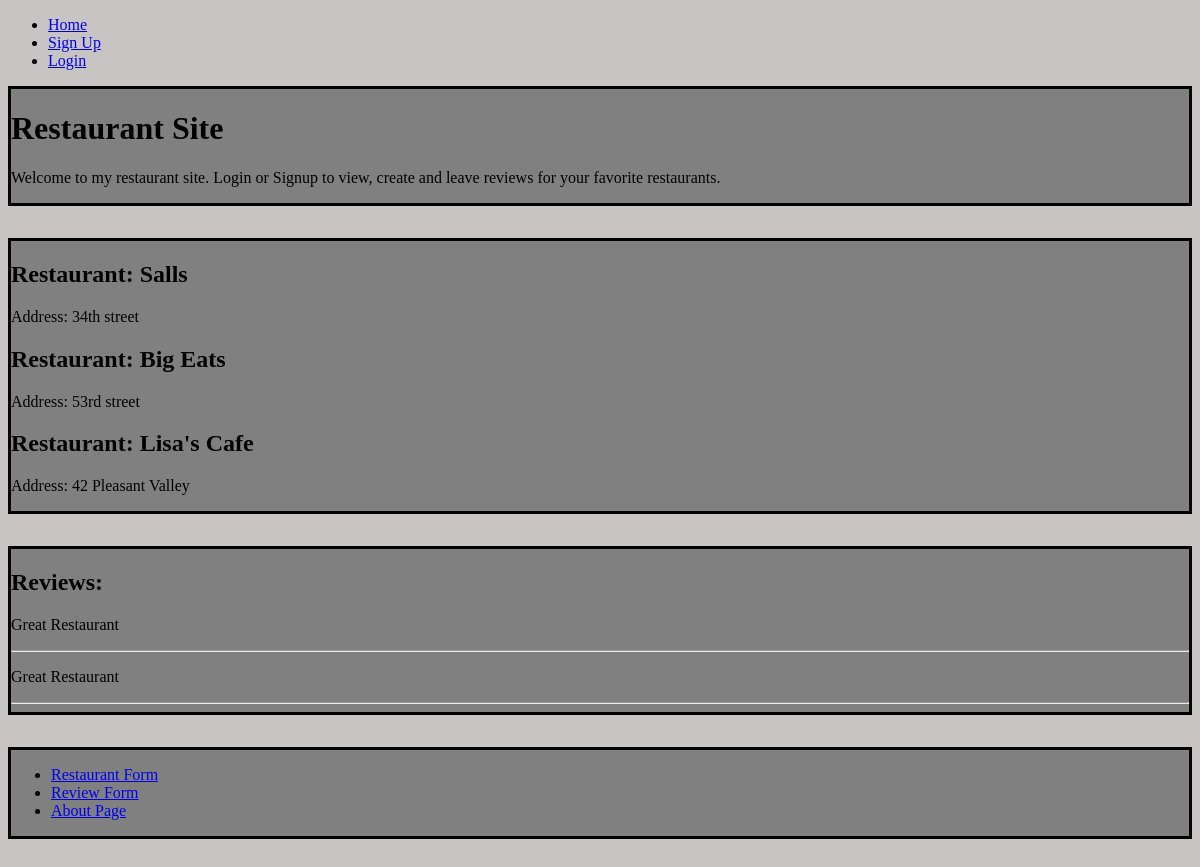
The app's page /, older data.
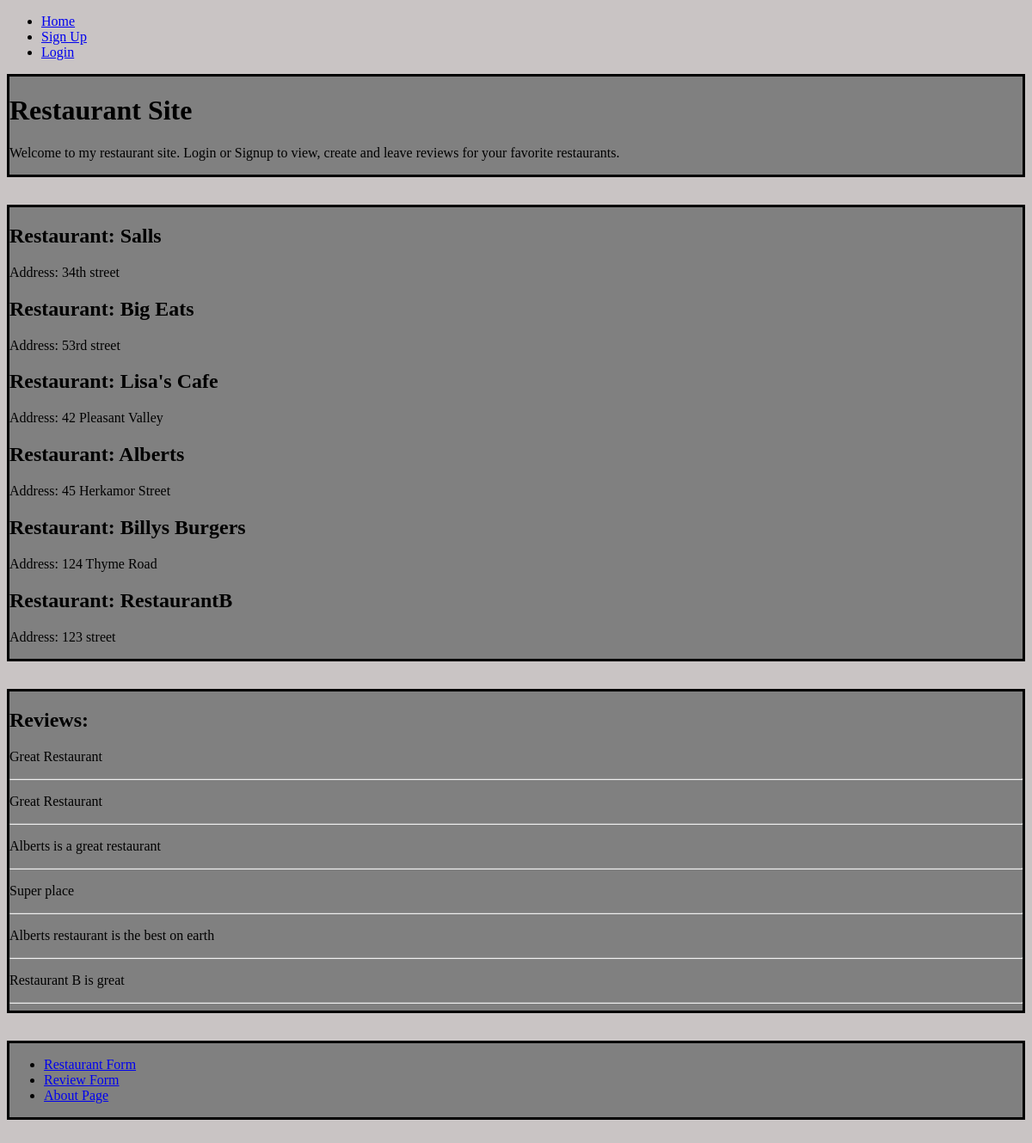
The same page, newer data.
### restaurant_site/models.py (models this page shows, shortened)
class Restaurant(db.Model):
    id = db.Column(db.Integer, primary_key = True)
    name = db.Column(db.String(20), nullable=False, unique=True)
    address = db.Column(db.String(50), nullable=False, unique=True)
    reviews = db.relationship('Reviews')

class Reviews(db.Model):
    id = db.Column(db.Integer, primary_key=True)
    review = db.Column(db.String, nullable=False)
    restaurant_id = db.Column(db.Integer, db.ForeignKey('restaurant.id'))

### restaurant_site/routes.py (the view)
@app.route('/')
def home():
    restaurants = Restaurant.query.all()
    reviews = Reviews.query.all()
    return render_template('home.html', restaurants=restaurants, reviews=reviews)

### restaurant_site/templates/home.html
{% extends 'base.html' %}
{% block content %}
<div class="home-div">
  <h1>Restaurant Site</h1>
  <p>
    Welcome to my restaurant site. Login or Signup to view, create and leave
    reviews for your favorite restaurants.
  </p>
</div>
<div class="home-div">
  {% for restaurant in restaurants %}
  <h2>Restaurant: {{ restaurant.name }}</h2>
  <p>Address: {{ restaurant.address }}</p>
  {% endfor %}
</div>
<div class="home-div">
  <h2>Reviews:</h2>
  {% for review in reviews %}
  <p>{{ review.review }}</p>
  <hr />
  {% endfor %}
</div>
<div class="home-div">
  <ul>
    <li><a href="{{ url_for('restaurant') }}">Restaurant Form</a></li>
    <li><a href="{{ url_for('review') }}">Review Form</a></li>
    <li><a href="{{ url_for('about')}}">About Page</a></li>
  </ul>
</div>
{% endblock content %}

Row changes from the older to the newer data that the page shows:
added Restaurant: name "Alberts", address "45 Herkamor Street"
added Restaurant: name "Billys Burgers", address "124 Thyme Road"
added Restaurant: name "RestaurantB", address "123 street"
added Reviews: review "Alberts is a great restaurant"
added Reviews: review "Super place"
added Reviews: review "Alberts restaurant is the best on earth"
added Reviews: review "Restaurant B is great"
